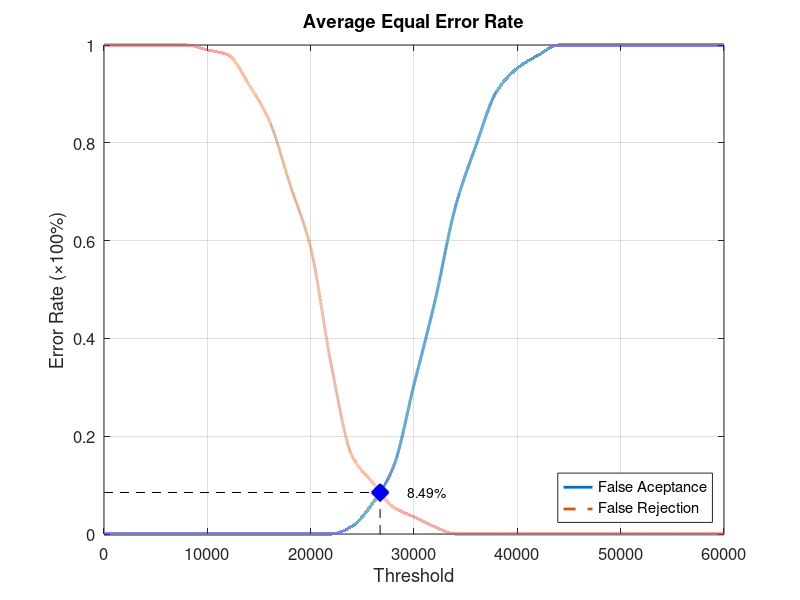
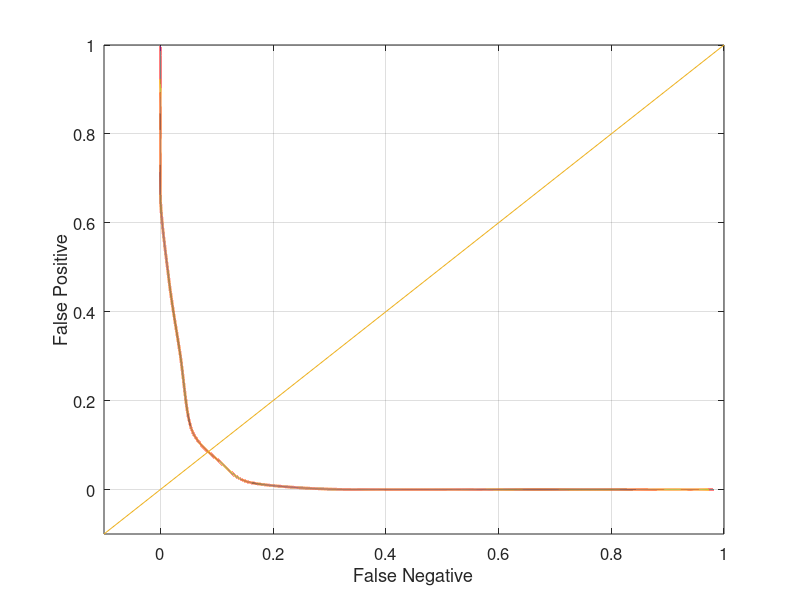

MATLAB code to generate these figures, in order:
function yEER = Database5_3
close all;
clear;
clc;
x = 0:2000:60000;
xq = 0:0.5:60000;

y0 = [0 0 0 0 0 0 0 0 0 0 0 0 0.0157895 0.0631579 0.136842 0.305263 0.473684 0.668421 0.794737 0.905263 0.952632 0.978947 1 1 1 1 1 1 1 1 1];
yy0 = interp1(x, y0, xq, 'pchip');
y1 = [1 1 1 1 1 0.99 0.98 0.92 0.845 0.715 0.585 0.345 0.16 0.105 0.055 0.035 0.015 0 0 0 0 0 0 0 0 0 0 0 0 0 0];
yy1 = interp1(x, y1, xq, 'pchip');

% Calculating EER: 
y2 = abs(y0 - y1);
find(y2 == min(y2))
yy2 = abs(yy0 - yy1);
xEER = find(yy2 == min(yy2));
xEERIndex = xq(xEER) % X-axis EER
yEER = yy0(xEER) % Y-axis EER

main = figure
plot(xq, yy0,'-','LineWidth', 2);	hold on
plot(xq, yy1,'--','LineWidth', 2);	hold on
plot([xEERIndex xEERIndex], [0 yEER], 'k--');	hold on
plot([0 xEERIndex], [yEER yEER], 'k--');	hold on
plot(xEERIndex, yEER, 'bx', 'LineWidth', 10);	hold on
text(xEERIndex + 10 * xEERIndex / 100, yEER, [num2str(round((10000 * yEER)) / 100) '%'])
legend('False Aceptance', 'False Rejection', 'Location', 'SouthEast')
xlabel('Threshold')
ylabel('Error Rate (\times100%)')
title('Average Equal Error Rate')
set(gca, 'FontSize', 12)
axis([0 60000 0 1])
grid on

print(main, 'Database5_3Main', '-dpng');
FNRxFPR = figure('Color', [1 1 1]);
plot(yy1, yy0, '-', yy1, yy0, 'LineWidth', 2);
hold on
y = -0.1:0.1:1
plot(y, y); 
set(gca, 'FontSize', 12)
xlabel('False Negative')
ylabel('False Positive')
axis([-0.1 1 -0.1 1])
set(gca, 'FontSize', 12)
grid on

print(FNRxFPR, 'Database5_3FNRxFPR','-dpng');
end
